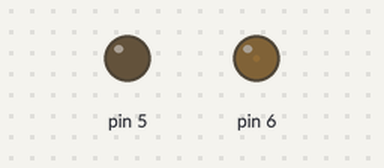
A sketch run on a simulated Arduino Uno, built with avr-gcc and run on an emulated ATmega328P. Shown: output pins drawn as LEDs (lit = HIGH).

Above: at 0.05 s.
At 5.1 s:
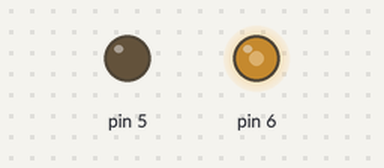
At 7.65 s:
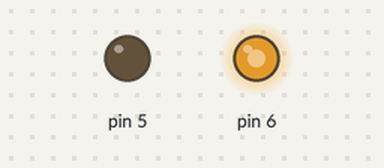
At 10.2 s:
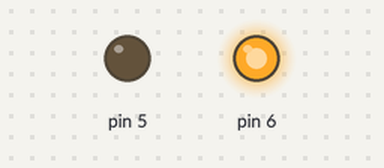
Timing chart, 0 to 13.3 s (numbered marks = the images above):
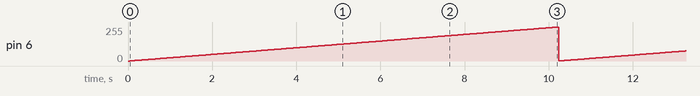

Measured:
- by itself, pin 6: ramps from 1/255 to 254/255 and jumps back, once every 10.2 s

The sketch:

MotorController.ino
```cpp
/**
 * Advanced Motor Controller
 *
 * Uses Timer0 or Timer2 to generate the PWM. Has 255 different speeds (0-254).
 * Fails low if the compare register is set too late. Fixes on next count
 * cycle.
 */

#include "MotorController.h"


MOTOR_REF motors;
int aSpeed = 0;
int bSpeed = 0;

void setup() {
  motorInit(motors, T0_MOTOR, 6, 5);
  motorASpeed(motors, aSpeed);
}

void loop() {
  delay(10);
  if (aSpeed >= 255)
    aSpeed = 0;
  motorASpeed(motors, ++aSpeed);
}
```

MotorController.cpp
```cpp
/**
 * Motor Controller Functions
 */

#include "MotorController.h"

#include <Arduino.h>

#define GET_DDR(P) ((P >= 2 && P <= 7) ? &DDRD : (P >= 8 && P <= 13) ? &DDRB : 0)
#define GET_PORT(P) ((P >= 2 && P <= 7) ? &PORTD : (P >= 8 && P <= 13) ? &PORTB : 0)
#define GET_MASK(P) (1 << (P % 8))
#define PIN_ON(PORT, M) (PORT | M)
#define PIN_OFF(PORT, M) (PORT & ~M)

/**
 * Initialize the motor pins
 *
 * Returns 0 on success, -1 on error
 */
int motorInit(MOTOR_REF &ref, TIMER timer, int pin_a, int pin_b) {

  // Get aitive pin info
  ref.a.ddr = GET_DDR(pin_a);
  ref.a.port = GET_PORT(pin_a);
  ref.a.mask = GET_MASK(pin_a);

  // Get bative pin info
  ref.b.ddr = GET_DDR(pin_b);
  ref.b.port = GET_PORT(pin_b);
  ref.b.mask = GET_MASK(pin_b);

  // Get timer info
  ref.t = timer;

  // Initialize pins
  if (ref.a.ddr == 0 || ref.a.port == 0 || ref.b.ddr == 0 || ref.b.port == 0)
    return -1;
  *ref.a.ddr = PIN_ON(*ref.a.ddr, ref.a.mask);
  *ref.b.ddr = PIN_ON(*ref.b.ddr, ref.b.mask);

  /////////////////////////////////////////////////////////////
  // Initialize timer
  if (ref.t.TCCRnA == 0 || ref.t.TCCRnB == 0 || ref.t.OCRnA == 0 || ref.t.OCRnB == 0)
    return -1;

  // Clear everything
  *ref.t.TCCRnA = 0;
  *ref.t.TCCRnB = 0;

  /////////////////////////////////////////////////////////////
  // TCCRnA
  // Set the COM0A and COM0B bits to an inverse wave (fail low)
  // COMnA[1:0] = TCCRnA[7:6]
  // COMnB[1:0] = TCCRnA[5:4]
  // 00 - Normal port operation, OC0x disconnected
  // 01 - Toggle OC0x on compare (50% duty)
  // 10 - Clear OC0x on compare (high to low)
  // 11 - Set 0C0x on compare (low to high)
  //
  // Set WGM bits to use fast pwm and go from BOTTOM to MAX (overflow)
  // WGMn[2] = TCCRnB[3]
  // WGMn[1:0] = TCCRnA[1:0]
  //
  // 000 - Normal mode
  // 001 - PWM phase correct
  // 010 - CTC, OCRx to MAX
  // 011 - Fast PWM
  // 100 - Reserved
  // 101 - PWM phase correct, BOTTOM to OCRx (update OCRx at TOP)
  // 110 - Reserved
  // 111 - Fast PWM, BOTTOM to OCRx (update OCRx at BOTTOM)
  *ref.t.TCCRnA = (*ref.t.TCCRnA) | 0b11000011;

  /////////////////////////////////////////////////////////////
  // TCCRnB
  // Enable the timer and set the prescaler
  // WGMn[2] = TCCRnB[3]
  // CSn[2:0] = TCCRnB[2:0]
  //
  // 000 - No clock source, Timer disabled
  // 001 - No prescaling
  // 010 - clk/8
  // 011 - clk/64
  // 100 - clk/256
  // 101 - clk/1024
  // 110 - External clock (falling edge)
  // 111 - External clock (rising edge)
  *ref.t.TCCRnB = (*ref.t.TCCRnB) | 0b00000100;

  // Set compare registers to MAX (always low)
  *ref.t.OCRnA = 255;
  *ref.t.OCRnB = 255;

  return 0;
}

/**
 * Unsets the motor pins and turns off the timer
 *
 * Returns 0 on success, -1 on error
 */
int motorDel(MOTOR_REF &ref) {
  if (ref.a.ddr == 0 || ref.a.port == 0 || ref.b.ddr == 0 || ref.b.port == 0)
    return -1;
  if (ref.t.TCCRnA == 0 || ref.t.TCCRnB == 0 || ref.t.OCRnA == 0 || ref.t.OCRnB == 0)
    return -1;

  // Unset the pins
  *ref.a.port = PIN_OFF(*ref.a.port, ref.a.mask);
  *ref.b.port = PIN_OFF(*ref.b.port, ref.b.mask);
  *ref.a.ddr = PIN_OFF(*ref.a.ddr, ref.a.mask);
  *ref.b.ddr = PIN_OFF(*ref.b.ddr, ref.b.mask);

  // Turn off the timer
  *ref.t.TCCRnA = 0;
  *ref.t.TCCRnB = 0;
  *ref.t.OCRnA = 0;
  *ref.t.OCRnB = 0;

  return 0;
}

/**
 * Sets the speed of motor A
 *
 * Returns 0 on success, -1 on error
 */
int motorASpeed(MOTOR_REF &ref, int s) {
  if (ref.a.ddr == 0 || ref.a.port == 0 || ref.b.ddr == 0 || ref.b.port == 0)
    return -1;
  if (ref.t.TCCRnA == 0 || ref.t.TCCRnB == 0 || ref.t.OCRnA == 0 || ref.t.OCRnB == 0)
    return -1;

  // Set the speed
  int v = 255 - s;
  if (v <= 0) v = 1;
  else if (v > 255) v = 255;
  *ref.t.OCRnA = v;

  return 0;
}

/**
 * Sets the speed of motor B
 *
 * Returns 0 on success, -1 on error
 */
int motorBSpeed(MOTOR_REF &ref, int s) {
  if (ref.a.ddr == 0 || ref.a.port == 0 || ref.b.ddr == 0 || ref.b.port == 0)
    return -1;
  if (ref.t.TCCRnA == 0 || ref.t.TCCRnB == 0 || ref.t.OCRnA == 0 || ref.t.OCRnB == 0)
    return -1;

  // Set the speed
  int v = 255 - s;
  if (v <= 0) v = 1;
  else if (v > 255) v = 255;
  *ref.t.OCRnB = v;

  return 0;
}

/**
 * Stops motor A
 *
 * Returns 0 on success, -1 on error
 */
int motorAStop(MOTOR_REF &ref) {
  if (ref.a.ddr == 0 || ref.a.port == 0 || ref.b.ddr == 0 || ref.b.port == 0)
    return -1;
  if (ref.t.TCCRnA == 0 || ref.t.TCCRnB == 0 || ref.t.OCRnA == 0 || ref.t.OCRnB == 0)
    return -1;

  // Stop the motor
  *ref.t.OCRnA = 255;

  return 0;
}

/**
 * Stops motor B
 *
 * Returns 0 on success, -1 on error
 */
int motorBStop(MOTOR_REF &ref) {
  if (ref.a.ddr == 0 || ref.a.port == 0 || ref.b.ddr == 0 || ref.b.port == 0)
    return -1;
  if (ref.t.TCCRnA == 0 || ref.t.TCCRnB == 0 || ref.t.OCRnA == 0 || ref.t.OCRnB == 0)
    return -1;

  // Stop the motor
  *ref.t.OCRnB = 255;

  return 0;
}
```

MotorController.h
```cpp
#ifndef MOTOR_CONTROLLER_H
#define MOTOR_CONTROLLER_H

#include <Arduino.h>
#include <stdint.h>

struct TIMER {
  volatile uint8_t *TCCRnA;
  volatile uint8_t *TCCRnB;
  volatile uint8_t *OCRnA;
  volatile uint8_t *OCRnB;
};

const TIMER T0_MOTOR = { &TCCR0A, &TCCR0B, &OCR0A, &OCR0B };
const TIMER T2_MOTOR = { &TCCR2A, &TCCR2B, &OCR2A, &OCR2B };

struct PIN_REF {
 volatile uint8_t *ddr;
  volatile uint8_t *port;
  uint8_t mask;
};

struct MOTOR_REF {
  PIN_REF a;
  PIN_REF b;
  TIMER t;
};

int motorInit(MOTOR_REF &ref, TIMER timer, int pin_a, int pin_b);
int motorDel(MOTOR_REF &ref);
int motorASpeed(MOTOR_REF &ref, int s);
int motorBSpeed(MOTOR_REF &ref, int s);
int motorAStop(MOTOR_REF &ref);
int motorBStop(MOTOR_REF &ref);

#endif
```
